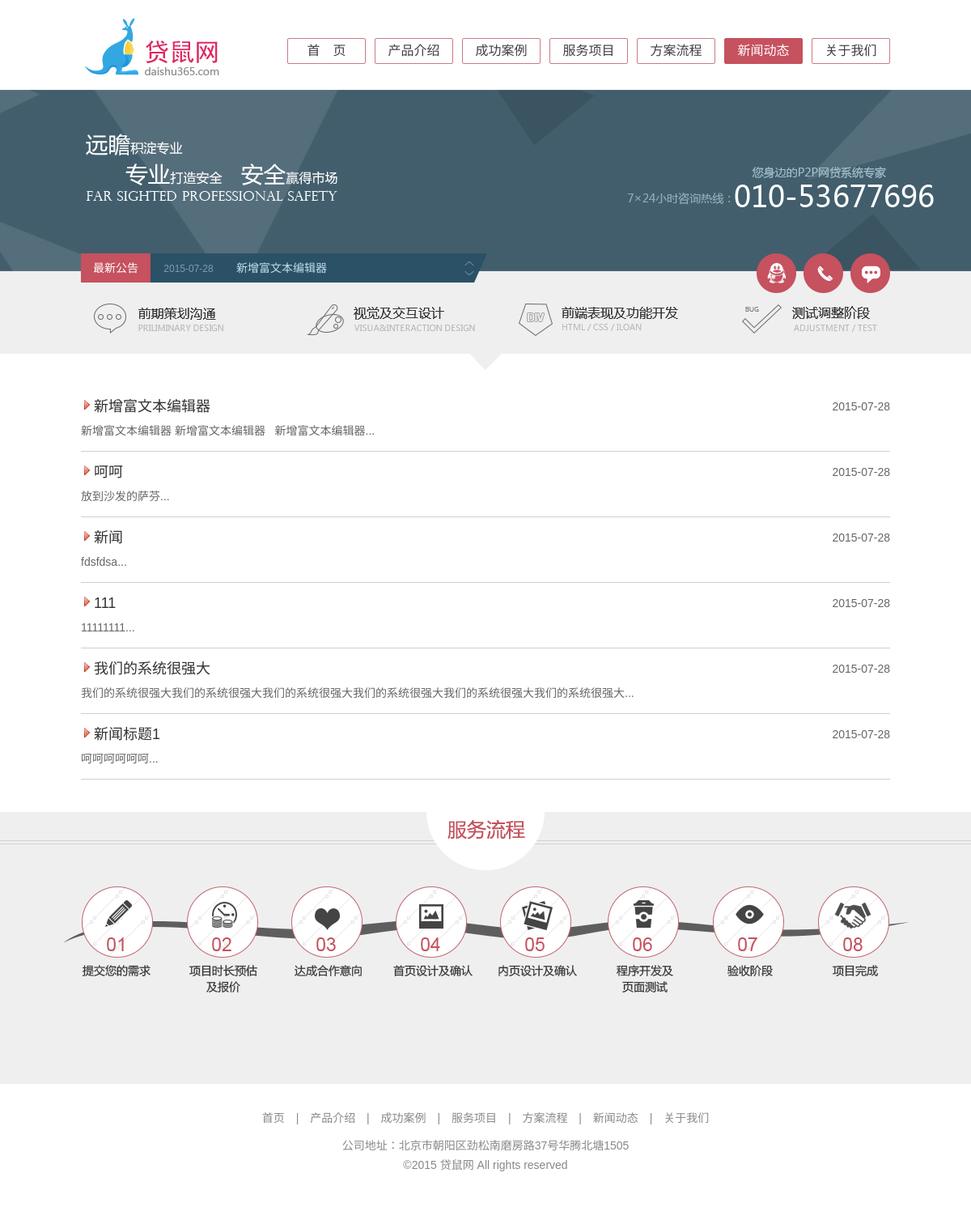
The page /news/ on the database as committed earlier.
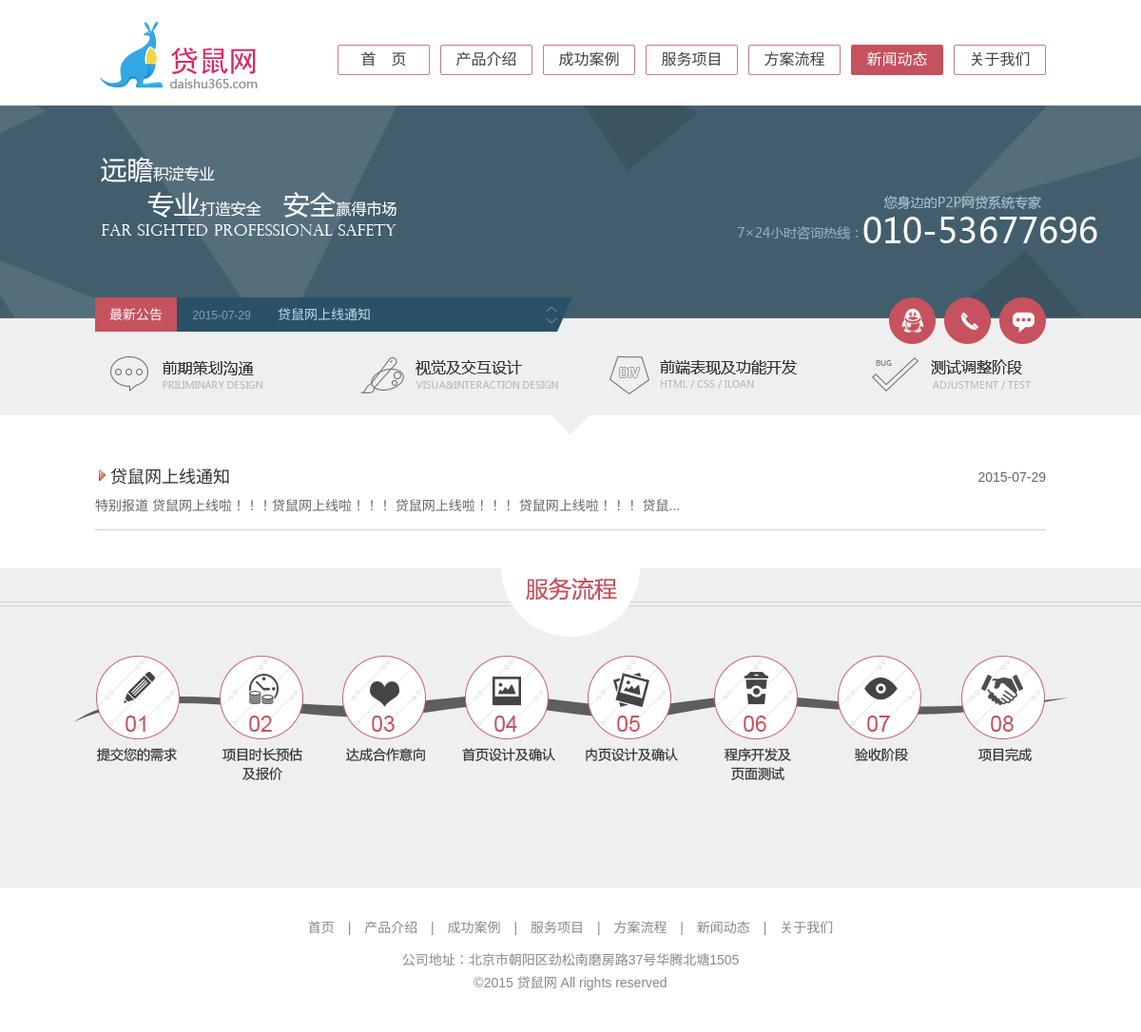
The same page on the database as committed later.
### daishu/models.py (models this page shows, shortened)
class News(models.Model):
	newstype=(
		(0,u'运营知识'),
		(1,u'借贷新闻'),
		(2,u'系统优势'),
		(3,u'公告'),
	)
	title=models.CharField(u'标题',max_length=30)
	author=models.CharField(u'作者',max_length=20)
	types=models.IntegerField(u'类型',max_length=1,choices=newstype,default=3)
	content=models.TextField(u'新闻内容')
	pub_date=models.DateTimeField(u'发表时间',auto_now_add=True,editable = True)
	update_time=models.DateTimeField(u'更新时间',auto_now=True,null=True)
	class Meta:
		verbose_name=u'新闻管理'
		verbose_name_plural=u'新闻管理'

### daishu/views.py (the view)
# urls.py: url(r'^news/$','daishu.views.news',name='news'),
def news(req):
	new_list=News.objects.order_by('-id').all()
	new_topic=new_list[0:topicLenth]
	return render(req,'news.html',{
		"new_topic":new_topic,
		"new_list":new_list,
		'page_init':{
			"title":u"新闻列表",
			"keywords":u"关键词1、关键词2",
			"description":u"添加页面描述"
		},
		"basic_info":basic_info
	})

### daishu/templates/news.html
{% extends 'base.html' %}
{% block content %}
<div class="banner1"></div>
{% include 'include/graybox.html' %}
<div class="w1000 ma0 pb10">
	<div class="pt40 pb30 fn-clear">
        <div class="singlepege">
            <div class="newslist fn-clear">
                <ul class="l30">
					{% for new in new_list %}
                    <li><span class="datetime"> {{new.pub_date|date:'Y-m-d'}} </span><img src="/static/images/resultset_next2.png"><a href="{% url 'newsDetail' new.id %}" title=" {{new.title}} " target="_blank">{{new.title}}</a>
                        <p>{{new.content|safe|striptags|slice:'50'}}...</p>
                    </li>
                    {% endfor %}
                </ul>
            </div>
        </div>
    </div>
</div>
{% endblock %}

### daishu/templates/include/graybox.html (shortened to what this page needs)
<div class="index_grayBox">
    <div class="w1000 ma0 index_grayCon">
        <div class="index_announce">
        <a href="news?typeid=2" class="index_announce_til">最新公告</a>
            <div class="index_announce_inc">
                <div class="announce_info">
                    <ul>
					{% for new in new_topic %}
					<li><span class="datetime"> {{new.pub_date|date:'Y-m-d'}} </span><a href="{% url 'newsDetail' new.id %}">{{new.title}}</a></li>
					{% empty %}
					<li>暂无数据</li>
					{% endfor %}
                    </ul>
                </div>
                <div class="announce_btn">
                    <a href="javascript:;" id="announce_btn_up" class="icos btn_up"></a>
                    <a href="javascript:;" id="announce_btn_down" class="icos btn_down"></a>
                </div>
            </div>
            <div class="icos index_announce_end"></div>
        </div>
        <div class="index_contact">
            <a target="_blank" href="http://crm2.qq.com/page/portalpage/wpa.php?uin={{basic_info.qq}}&amp;f=1&amp;ty=1&amp;aty=0&amp;a=&amp;from=6"><em class="icos ico_qq"></em>
            </a>
            <a href="#"><em class="icos ico_phone"></em>
            </a>
            <a href="server@daishu360.com"><em class="icos ico_msg"></em>
            </a>
        </div>
        <div class="index_develop_process"></div>
        <div class="icos gray_arrow"></div>
    </div>
</div>

Rows that differ between the two databases and show on the page:
removed News: pub_date "2015-07-28", title "新增富文本编辑器", content "新增富文本编辑器 新增富文本编辑器 新增富文本编辑器"
removed News: pub_date "2015-07-28", title "呵呵", content "放到沙发的萨芬"
removed News: pub_date "2015-07-28", title "新闻", content "fdsfdsa"
removed News: pub_date "2015-07-28", title "111", content "11111111"
removed News: pub_date "2015-07-28", title "我们的系统很强大", content "我们的系统很强大我们的系统很强大我们的系统很强大我们的系统很强大我们的系统很强大我们的系统很强大"
removed News: pub_date "2015-07-28", title "新闻标题1", content "呵呵呵呵呵呵"
added News: pub_date "2015-07-29", title "贷鼠网上线通知", content "特别报道 贷鼠网上线啦！！！贷鼠网上线啦！！！ 贷鼠网上线啦！！！ 贷鼠网上线啦！！！ 贷鼠"
